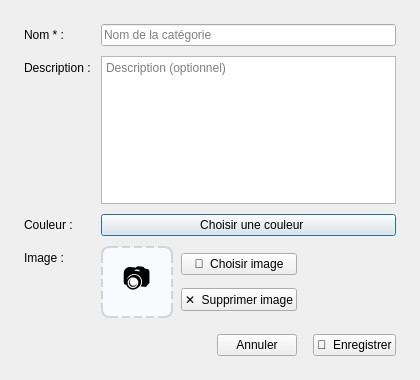
<?xml version='1.0' encoding='UTF-8'?>
<ui version="4.0">
 <class>CategoryDialog</class>
 <widget class="QDialog" name="CategoryDialog">
  <property name="geometry"><rect><x>0</x><y>0</y><width>420</width><height>380</height></rect></property>
  <property name="windowTitle"><string>Nouvelle catégorie</string></property>
  <property name="minimumWidth"><number>420</number></property>
  <property name="maximumWidth"><number>420</number></property>
  <layout class="QVBoxLayout" name="rootLayout">
   <property name="leftMargin"><number>24</number></property><property name="topMargin"><number>24</number></property>
   <property name="rightMargin"><number>24</number></property><property name="bottomMargin"><number>24</number></property>
   <property name="spacing"><number>16</number></property>
   <item>
    <layout class="QFormLayout" name="formLayout">
     <property name="spacing"><number>10</number></property>
     <item row="0" column="0"><widget class="QLabel" name="lblName"><property name="text"><string>Nom * :</string></property></widget></item>
     <item row="0" column="1">
      <widget class="QLineEdit" name="name">
       <property name="minimumHeight"><number>42</number></property>
       <property name="placeholderText"><string>Nom de la catégorie</string></property>
      </widget>
     </item>
     <item row="1" column="0"><widget class="QLabel" name="lblDesc"><property name="text"><string>Description :</string></property></widget></item>
     <item row="1" column="1">
      <widget class="QTextEdit" name="desc">
       <property name="maximumHeight"><number>70</number></property>
       <property name="placeholderText"><string>Description (optionnel)</string></property>
      </widget>
     </item>
     <item row="2" column="0"><widget class="QLabel" name="lblColor"><property name="text"><string>Couleur :</string></property></widget></item>
     <item row="2" column="1">
      <widget class="QPushButton" name="colorBtn">
       <property name="text"><string>  Choisir une couleur</string></property>
       <property name="cssClass" stdset="0"><string>btnSecondary</string></property>
      </widget>
     </item>
     <item row="3" column="0"><widget class="QLabel" name="lblImage"><property name="text"><string>Image :</string></property></widget></item>
     <item row="3" column="1">
      <layout class="QHBoxLayout" name="imgRow">
       <property name="spacing"><number>8</number></property>
       <item>
        <widget class="QLabel" name="imgPreview">
         <property name="text"><string>📷</string></property>
         <property name="minimumSize"><size><width>72</width><height>72</height></size></property>
         <property name="maximumSize"><size><width>72</width><height>72</height></size></property>
         <property name="alignment"><set>Qt::AlignCenter</set></property>
         <property name="styleSheet"><string>QLabel { border: 2px dashed #D1D5DB; border-radius: 8px; background: #F9FAFB; font-size: 28px; }</string></property>
        </widget>
       </item>
       <item>
        <layout class="QVBoxLayout" name="imgBtns">
         <property name="spacing"><number>6</number></property>
         <item>
          <widget class="QPushButton" name="btnPickImage">
           <property name="text"><string>📂  Choisir image</string></property>
           <property name="cssClass" stdset="0"><string>btnSecondary</string></property>
          </widget>
         </item>
         <item>
          <widget class="QPushButton" name="btnClearImage">
           <property name="text"><string>✕  Supprimer image</string></property>
           <property name="cssClass" stdset="0"><string>btnDanger</string></property>
          </widget>
         </item>
        </layout>
       </item>
       <item><spacer><property name="orientation"><enum>Qt::Horizontal</enum></property><property name="sizeHint" stdset="0"><size><width>40</width><height>20</height></size></property></spacer></item>
      </layout>
     </item>
    </layout>
   </item>
   <item>
    <layout class="QHBoxLayout" name="btnRow">
     <item><spacer><property name="orientation"><enum>Qt::Horizontal</enum></property><property name="sizeHint" stdset="0"><size><width>40</width><height>20</height></size></property></spacer></item>
     <item>
      <widget class="QPushButton" name="btnCancel">
       <property name="text"><string>Annuler</string></property>
       <property name="cssClass" stdset="0"><string>btnSecondary</string></property>
      </widget>
     </item>
     <item>
      <widget class="QPushButton" name="btnSave">
       <property name="text"><string>💾  Enregistrer</string></property>
      </widget>
     </item>
    </layout>
   </item>
  </layout>
 </widget>
 <resources /><connections />
</ui>
